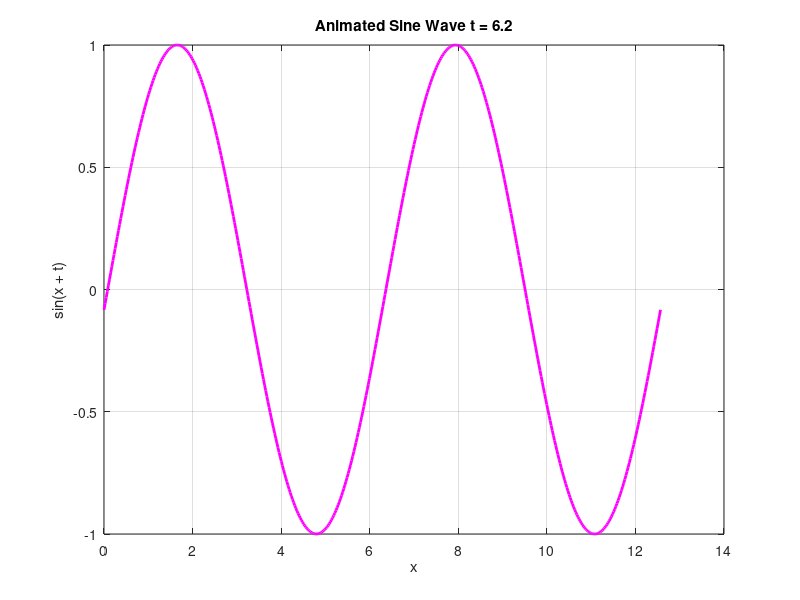

The MATLAB source for this figure: (Note: this script raises an error after producing the figure.)
%% Welcome to Fun with MATLAB 🚀
clc; clear; close all;

%% 1. Random Number Game 🎲
disp('Guess a random number between 1 and 10');
target = randi(10);
guess = input('Enter your guess: ');
if guess == target
    disp('🎉 Correct! You guessed it!');
else
    fprintf('❌ Nope, the number was %d\n', target);
end

%% 2. Animated Sine Wave 🌊
x = linspace(0, 4*pi, 500);
figure;
for t = 0:0.1:2*pi
    y = sin(x + t);
    plot(x, y, 'm', 'LineWidth', 2);
    title(sprintf('Animated Sine Wave t = %.1f', t));
    xlabel('x'); ylabel('sin(x + t)');
    grid on;
    pause(0.05);
end

%% 3. Image Processing 🖼️ (Built-in Image)
img = imread('peppers.png');
figure; imshow(img); title('Original Image');

% Convert to grayscale and show
grayImg = rgb2gray(img);
figure; imshow(grayImg); title('Grayscale Image');

%% 4. Create a Multiplication Table 📊
n = 5;
table = zeros(n);  % Initialize a matrix
for i = 1:n
    for j = 1:n
        table(i,j) = i * j;
    end
end
disp('Multiplication Table:');
disp(table);

%% 5. Create a Simple Calculator 🧮
a = input('Enter first number: ');
b = input('Enter second number: ');
op = input('Enter operation (+, -, *, /): ', 's');

switch op
    case '+', result = a + b;
    case '-', result = a - b;
    case '*', result = a * b;
    case '/', result = a / b;
    otherwise, result = 'Invalid operation';
end
disp(['Result = ', num2str(result)]);

%% 6. Make Some Noise 🎵
fs = 8000;              % Sampling frequency
duration = 1;           % 1 second
freq = 440;             % A4 note (Hz)
t = 0:1/fs:duration;
note = sin(2*pi*freq*t);
sound(note, fs);        % Play sound

%% 7. Bar Graph of Random Data 📊
data = randi([10, 50], 1, 5);
labels = {'A', 'B', 'C', 'D', 'E'};
figure;
bar(data);
set(gca, 'XTickLabel', labels);
title('Random Data Bar Graph');
ylabel('Value');

%% 8. Save Report to File 📄
fileID = fopen('report.txt', 'w');
fprintf(fileID, 'Random number was: %d\n', target);
fprintf(fileID, 'Your guess was: %d\n', guess);
fprintf(fileID, 'Table (5x5):\n');
fprintf(fileID, '%3d %3d %3d %3d %3d\n', table');
fclose(fileID);
disp('Report saved to report.txt');

%% 9. End Message
disp('🔥 Done! You just explored math, games, plotting, audio, and files in MATLAB! 🔥');
